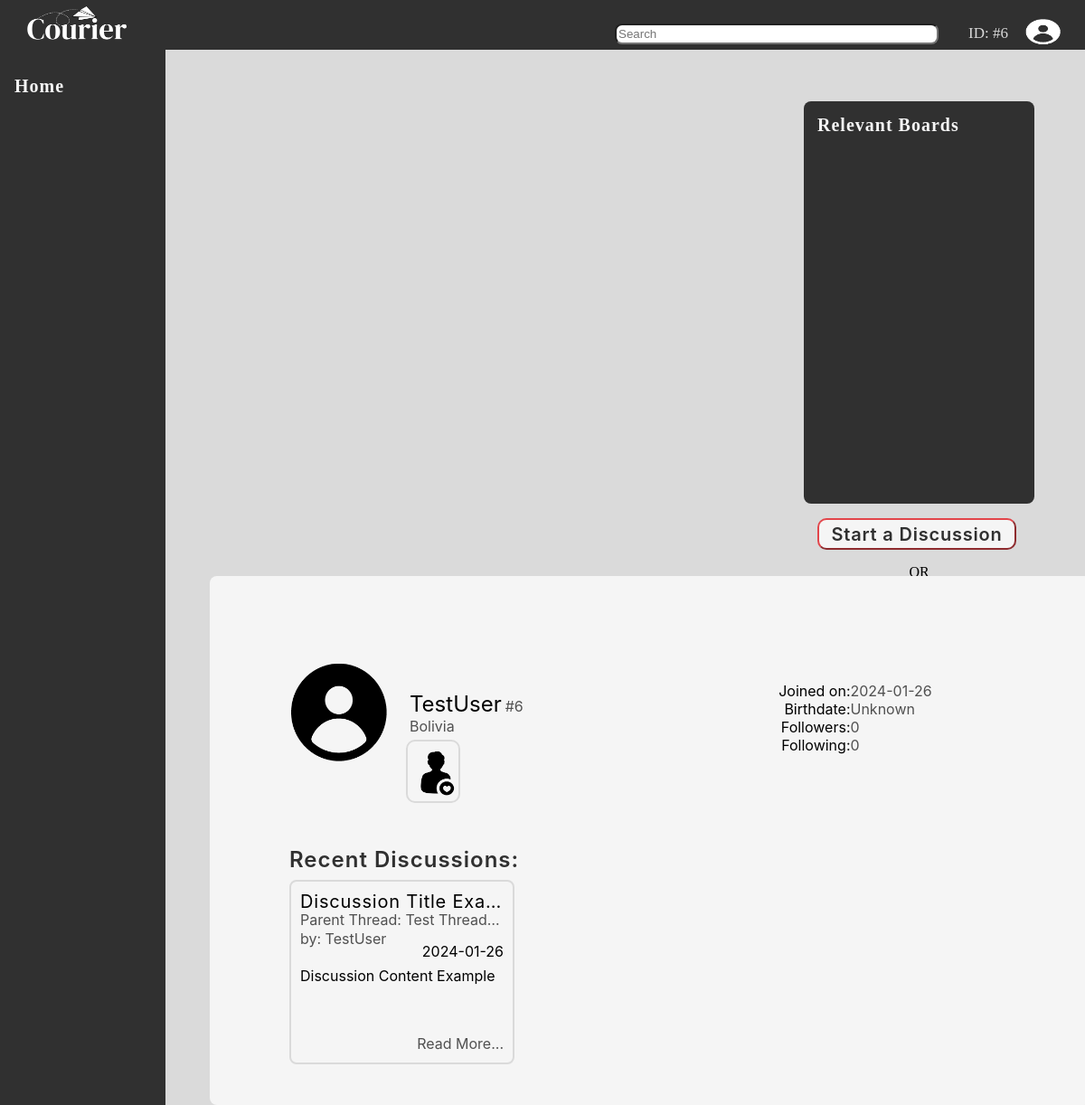
Page /courier/data/profile.php?id=6 (signed in) on the committed database.
### tables this page shows
CREATE TABLE `user` (
  `id` int(11) NOT NULL,
  `username` varchar(255) DEFAULT NULL,
  `email` varchar(255) DEFAULT NULL,
  `password` varchar(255) DEFAULT NULL,
  `country_id` int(11) DEFAULT NULL,
  `usertype_id` int(11) DEFAULT NULL,
  `date_created` date DEFAULT NULL,
  `birthday` date DEFAULT NULL
);

CREATE TABLE `country` (
  `id` int(11) NOT NULL,
  `name` varchar(255) DEFAULT NULL
);

CREATE TABLE `discussion` (
  `id` int(11) NOT NULL,
  `discussion_header` varchar(255) DEFAULT NULL,
  `discussion_body` text DEFAULT NULL,
  `thread_id` int(11) DEFAULT NULL,
  `byUser_id` int(11) DEFAULT NULL,
  `lastActive` timestamp NOT NULL DEFAULT current_timestamp() ON UPDATE current_timestamp(),
  `date_created` date DEFAULT NULL
);

CREATE TABLE `thread` (
  `id` int(11) NOT NULL,
  `header` varchar(255) DEFAULT NULL,
  `body` text DEFAULT NULL,
  `byUser_id` int(11) DEFAULT NULL,
  `thread_type_id` int(11) DEFAULT NULL,
  `followBy_id` int(11) DEFAULT NULL,
  `viewBy` int(11) DEFAULT NULL,
  `date_created` date DEFAULT NULL
);

### courier/data/profile.php (the view, shortened to what this page needs)
<?php
    require_once "../index/index.php";
?>
<!DOCTYPE html>
<html lang="en">
<head>
    <link rel="stylesheet" href="profile.css">
</head>
<body>
    <div class="topPanel">
        <div class="logo">
            <a href="../userType/guest/home.php" title="Go to home page"><img src="../media/logo/courier_logo_primary_alt.png" alt="Courier Logo" style="width: 120px"></a>
        </div>
        <span class="profileNav" onclick="openNav()" style>
            <div class="userProfile" title="<?php echo($_SESSION['user'])?>">
                <label class="profile">ID: #<?php echo($_SESSION['id'])?></label>
                <img src="../media/logo/profile.png" alt="profile icon" class="profileImage">
            </div>
        </span>
        <div class="searchBarContainer">
            <input class="searchBar" type="text" name="searchBar" placeholder="Search">
        </div>
    </div>
    <div class="sidePanelLeft">
        <div class="navigationMenu">
            <a href="../userType/guest/home.php">
                <div class="navigationBtn navigationUnselected">
                    Home
                </div>
            </a>
        </div>
    </div>
    <div class="sidePanelRight">
        <div class="containerSecondary">
            <label class="navigationBtn relevantBoards">Relevant Boards</label>
        </div>
        <div class="createPostContainer">
            <a href="../create/newDiscussion.php"><button class="createBtn">Start a Discussion</button></a>
            <p style="text-align: center;">OR</p>
            <a href="../create/newThread.php"><button class="createBtn">Create New Thread</button></a>
        </div>
    </div>
    <div class="container">
        <?php
            if(isset($_GET['id'])){
                $id = $_GET['id'];
                $query = "SELECT u.*, c.name FROM  `user` u, `country` c WHERE u.id = '$id' AND u.country_id = c.id";
                $result = mysqli_query($conn, $query);
                $row=mysqli_fetch_assoc($result);
            }
        ?>
        <div class="profileInfoMain">
            <img src="../media/logo/profile_black.png" alt="" class="profileImagePrimary">
            <label for="name" class="profileInfo name"><?php echo($row['username'])?></label>
            <label for="id" class="profileInfo info">#<?php echo($row['id'])?></label><br>
            <label for="country" class="profileInfo info"><?php echo($row['name'])?></label><br>
            <button class="followBtn"><img src="../media/logo/follow_user.png" alt="" class="followImageIcon"></button>
        </div>
        <div class="profileInfoSecondary">
            <div class="infoDetail">
                <label for="joinedOn" class="profileInfo info2">Joined on: </label><br>
                <label for="joinedOn" class="profileInfo info2">Birthdate: </label><br>
                <label for="joinedOn" class="profileInfo info2">Followers: </label><br>
                <label for="joinedOn" class="profileInfo info2">Following: </label><br>
            </div>
            <div class="infoData">
                <label for="joinedOnData" class="profileInfo info"><?php echo($row['date_created'])?></label><br>
                <label for="joinedOnData" class="profileInfo info">Unknown</label><br>
                <label for="joinedOnData" class="profileInfo info">0</label><br>
                <label for="joinedOnData" class="profileInfo info">0</label><br>
            </div>
        </div>
        <div class="profileRecentPost">
            <label for="" class="primaryCategoryTitle">Recent Discussions:</label>
            <div class="flexCards">
                <?php
                    require_once "../index/index.php";
                    $query = "SELECT d.date_created AS discussion_date_created, d.*, t.header, u.username FROM `discussion` d, `thread` t, `user` u WHERE u.id = $id AND d.thread_id = t.id AND d.byUser_id = u.id ORDER BY d.id DESC LIMIT 3";
                    $result = mysqli_query($conn, $query);
                    $row=mysqli_fetch_assoc($result);
                    $cardAmount = mysqli_num_rows($result);
                    if($cardAmount != 0){
                        do{
                ?>
                        <a href="discussion.php?id=<?php echo($row['id'])?>" class="">
                            <div class="cards">
                                <div class="discussionTitle" title="<?php echo($row['discussion_header'])?>"><?php echo($row['discussion_header'])?></div>
                                <div class="parentThread">Parent Thread: <?php echo($row['header']) ?></div>
                                <div class="userPoster">by: <?php echo($row['username']) ?></div>
                                <div class="lastActive"><?php echo($row['discussion_date_created']) ?></div>
                                <div class="cardContent"><?php echo($row['discussion_body']) ?></div>
                                <div class="readMore">Read More...</div>
                            </div>
                        </a>
                        <?php
                        }
                    while($row = mysqli_fetch_assoc($result));
                    }
                    else{
                        ?>
                        <div class="nothingDiv">
                            <h class="header1">This user has yet to make any Discussion.</h>
                        </div>
                    <?php
                }
                ?>
            </div>
        </div>
    </div>
</body>
</html>

### rows in the picture
user: username "TestUser", id "6", country.name "Bolivia", date_created "2024-01-26"
discussion: discussion_header "Discussion Title Exa…", thread.header "Test Thread…", byUser.username "TestUser", date_created "2024-01-26", discussion_body "Discussion Content Example"

### other values in the picture
$_SESSION['id'] "6"
